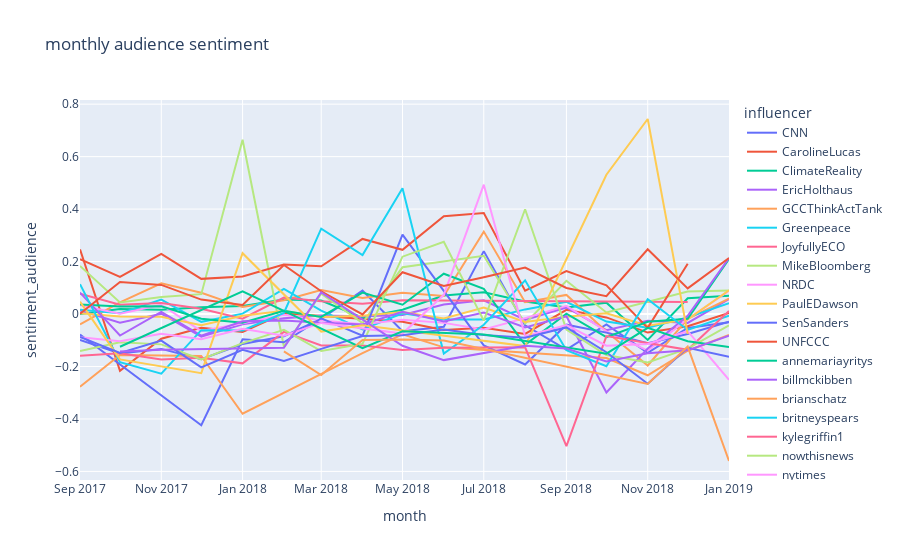

Notebook code for this chart:
### Code cell
px.line(
    final_df,
    x='month', 
    y='sentiment_audience', 
    color='influencer',
    title='monthly audience sentiment'
)

### Figure 1 — Plotly figure (JSON) as saved in the notebook; plotly's stock layout.template omitted (floating-point values rounded to 4 significant figures)
{"data": [{"hovertemplate": "influencer=CNN<br>month=%{x}<br>sentiment_audience=%{y}<extra></extra>", "legendgroup": "CNN", "line": {"color": "#636efa", "dash": "solid"}, "marker": {"symbol": "circle"}, "mode": "lines", "name": "CNN", "orientation": "v", "showlegend": true, "type": "scatter", "x": ["2017-09-01", "2017-10-01", "2017-11-01", "2017-12-01", "2018-01-01", "2018-02-01", "2018-03-01", "2018-04-01", "2018-05-01", "2018-06-01", "2018-07-01", "2018-08-01", "2018-09-01", "2018-10-01", "2018-11-01", "2018-12-01", "2019-01-01"], "xaxis": "x", "y": [-0.09869, -0.1501, -0.1329, -0.1724, -0.1141, -0.08469, -0.01843, 0.08995, -0.0653, -0.04836, 0.2397, -0.04322, -0.1353, -0.03965, -0.1476, -0.05304, -0.03142], "yaxis": "y"}, {"hovertemplate": "influencer=CarolineLucas<br>month=%{x}<br>sentiment_audience=%{y}<extra></extra>", "legendgroup": "CarolineLucas", "line": {"color": "#EF553B", "dash": "solid"}, "marker": {"symbol": "circle"}, "mode": "lines", "name": "CarolineLucas", "orientation": "v", "showlegend": true, "type": "scatter", "x": ["2017-09-01", "2017-10-01", "2017-11-01", "2017-12-01", "2018-01-01", "2018-02-01", "2018-05-01", "2018-06-01", "2018-07-01", "2018-08-01", "2018-09-01", "2018-10-01", "2018-11-01", "2018-12-01", "2019-01-01"], "xaxis": "x", "y": [0.2464, -0.2168, -0.09439, -0.05228, -0.06809, 0.002616, -0.02932, -0.06089, -0.05259, -0.07595, 0.01622, -0.01295, -0.0707, -0.04623, 0.004213], "yaxis": "y"}, {"hovertemplate": "influencer=ClimateReality<br>month=%{x}<br>sentiment_audience=%{y}<extra></extra>", "legendgroup": "ClimateReality", "line": {"color": "#00cc96", "dash": "solid"}, "marker": {"symbol": "circle"}, "mode": "lines", "name": "ClimateReality", "orientation": "v", "showlegend": true, "type": "scatter", "x": ["2017-09-01", "2017-10-01", "2017-11-01", "2017-12-01", "2018-01-01", "2018-02-01", "2018-03-01", "2018-04-01", "2018-05-01", "2018-06-01", "2018-07-01", "2018-08-01", "2018-09-01", "2018-10-01", "2018-11-01", "2018-12-01", "2019-01-01"], "xaxis": "x", "y": [-0.0002324, 0.01868, 0.01667, 0.02554, 0.03023, 0.05537, 0.05151, -0.0141, 0.01615, 0.07078, 0.0826, 0.04811, 0.02444, 0.04325, -0.0986, 0.06, 0.06972], "yaxis": "y"}, {"hovertemplate": "influencer=EricHolthaus<br>month=%{x}<br>sentiment_audience=%{y}<extra></extra>", "legendgroup": "EricHolthaus", "line": {"color": "#ab63fa", "dash": "solid"}, "marker": {"symbol": "circle"}, "mode": "lines", "name": "EricHolthaus", "orientation": "v", "showlegend": true, "type": "scatter", "x": ["2017-09-01", "2017-10-01", "2017-11-01", "2017-12-01", "2018-01-01", "2018-02-01", "2018-03-01", "2018-04-01", "2018-05-01", "2018-06-01", "2018-07-01", "2018-08-01", "2018-09-01", "2018-10-01", "2018-11-01", "2018-12-01", "2019-01-01"], "xaxis": "x", "y": [0.0137, -0.03308, 0.001211, -0.08591, -0.03944, -0.01633, -0.005177, -0.008339, -0.003855, 0.03617, 0.05258, -0.02284, 0.02504, -0.06147, -0.02573, -0.03398, 0.05681], "yaxis": "y"}, {"hovertemplate": "influencer=GCCThinkActTank<br>month=%{x}<br>sentiment_audience=%{y}<extra></extra>", "legendgroup": "GCCThinkActTank", "line": {"color": "#FFA15A", "dash": "solid"}, "marker": {"symbol": "circle"}, "mode": "lines", "name": "GCCThinkActTank", "orientation": "v", "showlegend": true, "type": "scatter", "x": ["2017-09-01", "2017-10-01", "2017-11-01", "2017-12-01", "2018-01-01", "2018-02-01", "2018-03-01", "2018-04-01", "2018-05-01", "2018-06-01", "2018-07-01", "2018-08-01", "2018-09-01", "2018-10-01", "2018-11-01", "2018-12-01", "2019-01-01"], "xaxis": "x", "y": [-0.0391, 0.04468, 0.1172, 0.08097, 0.02642, 0.05268, 0.09186, 0.0607, 0.08115, 0.06896, 0.3141, 0.04507, 0.07272, -0.06678, -0.1962, -0.01821, 0.05882], "yaxis": "y"}, {"hovertemplate": "influencer=Greenpeace<br>month=%{x}<br>sentiment_audience=%{y}<extra></extra>", "legendgroup": "Greenpeace", "line": {"color": "#19d3f3", "dash": "solid"}, "marker": {"symbol": "circle"}, "mode": "lines", "name": "Greenpeace", "orientation": "v", "showlegend": true, "type": "scatter", "x": ["2017-09-01", "2017-10-01", "2017-11-01", "2017-12-01", "2018-01-01", "2018-02-01", "2018-03-01", "2018-04-01", "2018-05-01", "2018-06-01", "2018-07-01", "2018-08-01", "2018-09-01", "2018-10-01", "2018-11-01", "2018-12-01", "2019-01-01"], "xaxis": "x", "y": [0.01663, 0.002634, 0.05518, -0.02979, 0.001339, 0.09558, 0.01289, -0.05832, 0.002519, -0.02094, -0.02055, 0.01764, 0.04656, -0.02861, -0.05263, -0.01293, 0.04167], "yaxis": "y"}, {"hovertemplate": "influencer=JoyfullyECO<br>month=%{x}<br>sentiment_audience=%{y}<extra></extra>", "legendgroup": "JoyfullyECO", "line": {"color": "#FF6692", "dash": "solid"}, "marker": {"symbol": "circle"}, "mode": "lines", "name": "JoyfullyECO", "orientation": "v", "showlegend": true, "type": "scatter", "x": ["2017-09-01", "2017-10-01", "2017-11-01", "2017-12-01", "2018-01-01", "2018-02-01", "2018-03-01", "2018-04-01", "2018-05-01", "2018-12-01"], "xaxis": "x", "y": [0.07776, 0.03514, 0.04213, 0.01988, -0.01764, 0.06296, 0.04856, 0.03872, 0.05208, 0.04613], "yaxis": "y"}, {"hovertemplate": "influencer=MikeBloomberg<br>month=%{x}<br>sentiment_audience=%{y}<extra></extra>", "legendgroup": "MikeBloomberg", "line": {"color": "#B6E880", "dash": "solid"}, "marker": {"symbol": "circle"}, "mode": "lines", "name": "MikeBloomberg", "orientation": "v", "showlegend": true, "type": "scatter", "x": ["2017-09-01", "2017-10-01", "2017-11-01", "2017-12-01", "2018-01-01", "2018-02-01", "2018-03-01", "2018-04-01", "2018-05-01", "2018-07-01", "2018-08-01", "2018-09-01", "2018-10-01", "2018-12-01", "2019-01-01"], "xaxis": "x", "y": [0.1834, 0.04399, 0.06476, 0.07571, 0.6643, -0.1238, 0.07735, -0.03429, 0.1781, 0.2222, -0.03702, 0.1269, 0.006108, 0.08598, 0.0895], "yaxis": "y"}, {"hovertemplate": "influencer=NRDC<br>month=%{x}<br>sentiment_audience=%{y}<extra></extra>", "legendgroup": "NRDC", "line": {"color": "#FF97FF", "dash": "solid"}, "marker": {"symbol": "circle"}, "mode": "lines", "name": "NRDC", "orientation": "v", "showlegend": true, "type": "scatter", "x": ["2017-09-01", "2017-10-01", "2017-11-01", "2017-12-01", "2018-01-01", "2018-02-01", "2018-03-01", "2018-04-01", "2018-05-01", "2018-06-01", "2018-07-01", "2018-08-01", "2018-09-01", "2018-10-01", "2018-11-01", "2018-12-01", "2019-01-01"], "xaxis": "x", "y": [0.03304, 0.001424, 0.03532, -0.06508, -0.03531, -0.002651, -0.02425, -0.03938, -0.02159, -0.03373, -0.05895, -0.01558, 0.03109, -0.06634, -0.1392, -0.01922, 0.08849], "yaxis": "y"}, {"hovertemplate": "influencer=PaulEDawson<br>month=%{x}<br>sentiment_audience=%{y}<extra></extra>", "legendgroup": "PaulEDawson", "line": {"color": "#FECB52", "dash": "solid"}, "marker": {"symbol": "circle"}, "mode": "lines", "name": "PaulEDawson", "orientation": "v", "showlegend": true, "type": "scatter", "x": ["2017-09-01", "2017-10-01", "2017-11-01", "2017-12-01", "2018-01-01", "2018-02-01", "2018-03-01", "2018-04-01", "2018-05-01", "2018-06-01", "2018-07-01", "2018-08-01", "2018-09-01", "2018-10-01", "2018-11-01", "2018-12-01", "2019-01-01"], "xaxis": "x", "y": [0.003037, -0.009212, -0.01001, -0.04278, -0.006884, 0.0122, -0.01167, -0.006739, 0.007586, -0.01698, 0.02463, -0.02999, -0.009937, 0.002764, -0.0447, -0.02058, 0.09015], "yaxis": "y"}, {"hovertemplate": "influencer=SenSanders<br>month=%{x}<br>sentiment_audience=%{y}<extra></extra>", "legendgroup": "SenSanders", "line": {"color": "#636efa", "dash": "solid"}, "marker": {"symbol": "circle"}, "mode": "lines", "name": "SenSanders", "orientation": "v", "showlegend": true, "type": "scatter", "x": ["2017-09-01", "2017-12-01", "2018-01-01", "2018-02-01", "2018-03-01", "2018-04-01", "2018-05-01", "2018-07-01", "2018-08-01", "2018-09-01", "2018-10-01", "2018-11-01", "2018-12-01", "2019-01-01"], "xaxis": "x", "y": [-0.07812, -0.424, -0.09643, -0.1077, -0.0162, -0.08247, 0.303, -0.1196, -0.1922, -0.0407, -0.07097, -0.1116, -0.07646, -0.02966], "yaxis": "y"}, {"hovertemplate": "influencer=UNFCCC<br>month=%{x}<br>sentiment_audience=%{y}<extra></extra>", "legendgroup": "UNFCCC", "line": {"color": "#EF553B", "dash": "solid"}, "marker": {"symbol": "circle"}, "mode": "lines", "name": "UNFCCC", "orientation": "v", "showlegend": true, "type": "scatter", "x": ["2017-09-01", "2017-10-01", "2017-11-01", "2017-12-01", "2018-01-01", "2018-02-01", "2018-03-01", "2018-04-01", "2018-05-01", "2018-06-01", "2018-07-01", "2018-08-01", "2018-09-01", "2018-10-01", "2018-11-01", "2018-12-01"], "xaxis": "x", "y": [0.2088, 0.1418, 0.2291, 0.134, 0.1435, 0.1885, 0.1819, 0.2862, 0.2447, 0.3727, 0.3847, 0.08916, 0.1637, 0.1094, -0.05275, 0.1918], "yaxis": "y"}, {"hovertemplate": "influencer=annemariayritys<br>month=%{x}<br>sentiment_audience=%{y}<extra></extra>", "legendgroup": "annemariayritys", "line": {"color": "#00cc96", "dash": "solid"}, "marker": {"symbol": "circle"}, "mode": "lines", "name": "annemariayritys", "orientation": "v", "showlegend": true, "type": "scatter", "x": ["2017-09-01", "2017-10-01", "2017-11-01", "2017-12-01", "2018-01-01", "2018-02-01", "2018-03-01", "2018-04-01", "2018-05-01", "2018-06-01", "2018-07-01", "2018-08-01", "2018-09-01", "2018-10-01", "2018-11-01", "2018-12-01", "2019-01-01"], "xaxis": "x", "y": [0.03672, 0.02842, 0.02962, -0.01796, -0.03286, 0.01232, -0.01116, 0.08165, 0.03542, 0.1537, 0.09589, -0.1175, 0.001177, -0.08813, -0.02952, -0.0183, 0.2096], "yaxis": "y"}, {"hovertemplate": "influencer=billmckibben<br>month=%{x}<br>sentiment_audience=%{y}<extra></extra>", "legendgroup": "billmckibben", "line": {"color": "#ab63fa", "dash": "solid"}, "marker": {"symbol": "circle"}, "mode": "lines", "name": "billmckibben", "orientation": "v", "showlegend": true, "type": "scatter", "x": ["2017-09-01", "2017-10-01", "2017-11-01", "2017-12-01", "2018-01-01", "2018-02-01", "2018-03-01", "2018-04-01", "2018-05-01", "2018-06-01", "2018-07-01", "2018-08-01", "2018-09-01", "2018-10-01", "2018-11-01", "2018-12-01", "2019-01-01"], "xaxis": "x", "y": [0.08172, -0.08196, 0.008425, -0.08254, -0.02742, -0.02457, -0.03294, -0.04017, 0.008106, -0.02837, 0.005498, -0.05107, -0.00842, -0.2993, -0.1315, -0.006769, 0.2135], "yaxis": "y"}, {"hovertemplate": "influencer=brianschatz<br>month=%{x}<br>sentiment_audience=%{y}<extra></extra>", "legendgroup": "brianschatz", "line": {"color": "#FFA15A", "dash": "solid"}, "marker": {"symbol": "circle"}, "mode": "lines", "name": "brianschatz", "orientation": "v", "showlegend": true, "type": "scatter", "x": ["2017-09-01", "2017-10-01", "2017-12-01", "2018-01-01", "2018-04-01", "2018-05-01", "2018-06-01", "2018-10-01", "2018-11-01", "2018-12-01", "2019-01-01"], "xaxis": "x", "y": [-0.2776, -0.1562, -0.1599, -0.3802, -0.1488, -0.07741, -0.1271, -0.1677, -0.2335, -0.1401, -0.07994], "yaxis": "y"}, {"hovertemplate": "influencer=britneyspears<br>month=%{x}<br>sentiment_audience=%{y}<extra></extra>", "legendgroup": "britneyspears", "line": {"color": "#19d3f3", "dash": "solid"}, "marker": {"symbol": "circle"}, "mode": "lines", "name": "britneyspears", "orientation": "v", "showlegend": true, "type": "scatter", "x": ["2017-09-01", "2017-10-01", "2017-11-01", "2017-12-01", "2018-01-01", "2018-02-01", "2018-03-01", "2018-04-01", "2018-05-01", "2018-06-01", "2018-07-01", "2018-08-01", "2018-09-01", "2018-10-01", "2018-11-01", "2018-12-01", "2019-01-01"], "xaxis": "x", "y": [0.1139, -0.1838, -0.2275, -0.0615, -0.06242, 0.004253, 0.3256, 0.2246, 0.4797, -0.1506, -0.04091, 0.1285, -0.1378, -0.1987, 0.05622, -0.06086, -0.006553], "yaxis": "y"}, {"hovertemplate": "influencer=kylegriffin1<br>month=%{x}<br>sentiment_audience=%{y}<extra></extra>", "legendgroup": "kylegriffin1", "line": {"color": "#FF6692", "dash": "solid"}, "marker": {"symbol": "circle"}, "mode": "lines", "name": "kylegriffin1", "orientation": "v", "showlegend": true, "type": "scatter", "x": ["2017-09-01", "2017-10-01", "2017-11-01", "2017-12-01", "2018-01-01", "2018-02-01", "2018-03-01", "2018-04-01", "2018-05-01", "2018-06-01", "2018-08-01", "2018-09-01", "2018-10-01", "2018-12-01", "2019-01-01"], "xaxis": "x", "y": [-0.1589, -0.1498, -0.1732, -0.1663, -0.188, -0.06798, -0.1199, -0.1201, -0.1371, -0.1284, -0.1267, -0.5032, -0.08402, -0.1365, 0.01199], "yaxis": "y"}, {"hovertemplate": "influencer=nowthisnews<br>month=%{x}<br>sentiment_audience=%{y}<extra></extra>", "legendgroup": "nowthisnews", "line": {"color": "#B6E880", "dash": "solid"}, "marker": {"symbol": "circle"}, "mode": "lines", "name": "nowthisnews", "orientation": "v", "showlegend": true, "type": "scatter", "x": ["2017-09-01", "2017-10-01", "2017-11-01", "2017-12-01", "2018-01-01", "2018-02-01", "2018-03-01", "2018-04-01", "2018-05-01", "2018-06-01", "2018-07-01", "2018-08-01", "2018-09-01", "2018-10-01", "2018-11-01", "2018-12-01", "2019-01-01"], "xaxis": "x", "y": [-0.1413, -0.108, -0.1157, -0.1727, -0.111, -0.06033, -0.1411, -0.1141, 0.2186, 0.2753, -0.02513, 0.3994, -0.05959, -0.1564, -0.1845, -0.1318, -0.04359], "yaxis": "y"}, {"hovertemplate": "influencer=nytimes<br>month=%{x}<br>sentiment_audience=%{y}<extra></extra>", "legendgroup": "nytimes", "line": {"color": "#FF97FF", "dash": "solid"}, "marker": {"symbol": "circle"}, "mode": "lines", "name": "nytimes", "orientation": "v", "showlegend": true, "type": "scatter", "x": ["2017-09-01", "2017-10-01", "2017-11-01", "2017-12-01", "2018-01-01", "2018-02-01", "2018-03-01", "2018-04-01", "2018-05-01", "2018-06-01", "2018-07-01", "2018-08-01", "2018-09-01", "2018-10-01", "2018-11-01", "2018-12-01", "2019-01-01"], "xaxis": "x", "y": [-0.08815, -0.1033, -0.07531, -0.09577, -0.05632, -0.08299, -0.0339, -0.05495, -0.07462, 0.0732, 0.4932, -0.08457, -0.04229, -0.1206, -0.1139, -0.06557, -0.2508], "yaxis": "y"}, {"hovertemplate": "influencer=tedlieu<br>month=%{x}<br>sentiment_audience=%{y}<extra></extra>", "legendgroup": "tedlieu", "line": {"color": "#FECB52", "dash": "solid"}, "marker": {"symbol": "circle"}, "mode": "lines", "name": "tedlieu", "orientation": "v", "showlegend": true, "type": "scatter", "x": ["2017-09-01", "2017-10-01", "2017-12-01", "2018-01-01", "2018-03-01", "2018-04-01", "2018-08-01", "2018-10-01", "2018-11-01", "2018-12-01"], "xaxis": "x", "y": [0.04709, -0.1731, -0.2254, 0.2318, -0.06685, -0.04244, -0.1223, 0.5309, 0.7434, -0.0757], "yaxis": "y"}, {"hovertemplate": "influencer=thehill<br>month=%{x}<br>sentiment_audience=%{y}<extra></extra>", "legendgroup": "thehill", "line": {"color": "#636efa", "dash": "solid"}, "marker": {"symbol": "circle"}, "mode": "lines", "name": "thehill", "orientation": "v", "showlegend": true, "type": "scatter", "x": ["2017-09-01", "2017-10-01", "2017-11-01", "2017-12-01", "2018-01-01", "2018-02-01", "2018-03-01", "2018-04-01", "2018-05-01", "2018-06-01", "2018-07-01", "2018-08-01", "2018-09-01", "2018-10-01", "2018-11-01", "2018-12-01", "2019-01-01"], "xaxis": "x", "y": [-0.08701, -0.1484, -0.1012, -0.2037, -0.1368, -0.1789, -0.1329, -0.0838, -0.0808, -0.05916, -0.08, -0.09041, -0.05106, -0.1457, -0.2656, -0.1285, -0.1628], "yaxis": "y"}, {"hovertemplate": "influencer=wef<br>month=%{x}<br>sentiment_audience=%{y}<extra></extra>", "legendgroup": "wef", "line": {"color": "#EF553B", "dash": "solid"}, "marker": {"symbol": "circle"}, "mode": "lines", "name": "wef", "orientation": "v", "showlegend": true, "type": "scatter", "x": ["2017-09-01", "2017-10-01", "2017-11-01", "2017-12-01", "2018-01-01", "2018-02-01", "2018-03-01", "2018-04-01", "2018-05-01", "2018-06-01", "2018-07-01", "2018-08-01", "2018-09-01", "2018-10-01", "2018-11-01", "2018-12-01", "2019-01-01"], "xaxis": "x", "y": [0.001221, 0.1223, 0.111, 0.0551, 0.03473, 0.1867, 0.08677, -0.001706, 0.1594, 0.1068, 0.1401, 0.177, 0.09944, 0.06815, 0.2467, 0.09786, 0.2135], "yaxis": "y"}, {"hovertemplate": "influencer=DanRather<br>month=%{x}<br>sentiment_audience=%{y}<extra></extra>", "legendgroup": "DanRather", "line": {"color": "#00cc96", "dash": "solid"}, "marker": {"symbol": "circle"}, "mode": "lines", "name": "DanRather", "orientation": "v", "showlegend": true, "type": "scatter", "x": ["2017-10-01", "2018-01-01", "2018-04-01", "2018-05-01", "2018-07-01", "2018-10-01", "2018-11-01", "2018-12-01", "2019-01-01"], "xaxis": "x", "y": [-0.1248, 0.08683, -0.1297, -0.06591, -0.07842, -0.1511, -0.05261, -0.1039, -0.1261], "yaxis": "y"}, {"hovertemplate": "influencer=KamalaHarris<br>month=%{x}<br>sentiment_audience=%{y}<extra></extra>", "legendgroup": "KamalaHarris", "line": {"color": "#ab63fa", "dash": "solid"}, "marker": {"symbol": "circle"}, "mode": "lines", "name": "KamalaHarris", "orientation": "v", "showlegend": true, "type": "scatter", "x": ["2017-10-01", "2017-11-01", "2018-02-01", "2018-03-01", "2018-05-01", "2018-06-01", "2018-08-01", "2018-09-01", "2018-10-01", "2018-11-01", "2018-12-01", "2019-01-01"], "xaxis": "x", "y": [-0.1427, -0.1361, -0.1284, 0.08262, -0.1209, -0.1757, -0.1209, -0.1317, -0.181, -0.1492, -0.1384, -0.08293], "yaxis": "y"}, {"hovertemplate": "influencer=joekennedy<br>month=%{x}<br>sentiment_audience=%{y}<extra></extra>", "legendgroup": "joekennedy", "line": {"color": "#FFA15A", "dash": "solid"}, "marker": {"symbol": "circle"}, "mode": "lines", "name": "joekennedy", "orientation": "v", "showlegend": true, "type": "scatter", "x": ["2018-02-01", "2018-03-01", "2018-04-01", "2018-05-01", "2018-06-01", "2018-11-01", "2018-12-01", "2019-01-01"], "xaxis": "x", "y": [-0.1424, -0.2327, -0.09902, -0.09751, -0.1012, -0.2663, -0.1242, -0.5603], "yaxis": "y"}], "layout": {"legend": {"title": {"text": "influencer"}, "tracegroupgap": 0}, "title": {"text": "monthly audience sentiment"}, "xaxis": {"anchor": "y", "domain": [0, 1], "title": {"text": "month"}}, "yaxis": {"anchor": "x", "domain": [0, 1], "title": {"text": "sentiment_audience"}}}}
